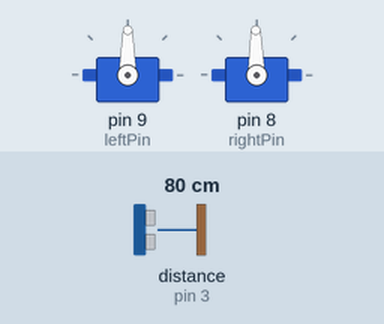
A sketch run on a simulated Arduino Uno, built with avr-gcc and run on an emulated ATmega328P. Parts: 2 × servo. Wiring (inferred from the names in the program): ultrasonic range finder: trigger pin 5; echo pin 3. Inputs (shaded band) come from the test bench; at power-on: distance to the obstacle (sensor on pin 3) 80 cm. The echo pulse lasts 58.3 µs per cm; what the sketch prints to the serial monitor is not drawn.

Above: at 0.1 s.
Timing chart, 0 to 1.6 s (numbered marks = the images above):
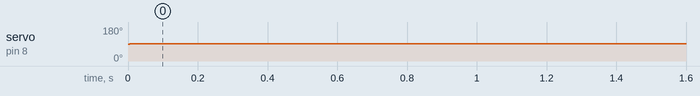

The sketch:

EgrThingThing.ino
```cpp
enum class States {
    PowerOn,
    Drive,
    Blocked,
    Sleep,
    SleepBlocked,
};

class StateMachine {
    uint64_t timeIn = 0;
    States currentState = States::PowerOn;

public:
    void changeState(States state) {
        timeIn = 0;
        currentState = state;
    }
    States getState() {
        return currentState;
    }
    uint64_t getTime() {
        return timeIn;
    }
    void incTime(int time) {
        timeIn += time;
    }
    void sleep(int time) {
        incTime(time);
        delay(time);
    }
};

#include <Servo.h>
const int trigPin = 5;
const int echoPin = 3;
const int leftPin = 9;
const int rightPin = 8;
const int sigStop = 90;
const int sigFwd = 180;
Servo left;
Servo right;
void spinLeft() {
    left.write(sigFwd);
}
void stopLeft() {
    left.write(sigStop);
}
void spinRight() {
    right.write(0);
}
void stopRight() {
    right.write(91);
}
void reverseRight() {
    right.write(180);
}

double calDist() {
    digitalWrite(trigPin, LOW);
    delayMicroseconds(2);
    digitalWrite(trigPin, HIGH);
    delayMicroseconds(10);
    digitalWrite(trigPin, LOW);
    long duration = pulseIn(echoPin, HIGH);
    double distance = duration / 74.0 / 2.0;
    return distance;
}

StateMachine state;
void setup() {
    Serial.begin(9600);
    pinMode(trigPin, OUTPUT);
    pinMode(echoPin, INPUT);
    // pinMode(leftPin, OUTPUT);
    // pinMode(rightPin, OUTPUT);
    // for (int i = 2; i <= 10; i++) {
    //     pinMode(i, OUTPUT);
    // }
    // digitalWrite(leftPin, HIGH);
    left.attach(leftPin);
    right.attach(rightPin);
    // delay(10000);
    // left.attach(9);
    Serial.println("yo");
    // right.attach(10);
}

int i = 0;
void loop() {
    double dist = calDist();
    switch (state.getState()) {
    case States::PowerOn:
        stopLeft();
        stopRight();
        if (dist < 4 && state.getTime() > 5000) {
            Serial.println("Switching to drive state");
            state.changeState(States::Drive);
        }
        break;
    case States::Drive:
        spinLeft();
        spinRight();
        if (dist < 4) {
            Serial.println("Switching to blocked state");
            state.changeState(States::Blocked);
        }
        break;
    case States::Blocked:
        spinLeft();
        reverseRight();
        if (dist > 4 && state.getTime() > 1000) {
            Serial.println("Switching to drive state");
            state.changeState(States::Drive);
        }
        if (state.getTime() > 5000) {
            Serial.println("Switching to sleep state");
            state.changeState(States::Sleep);
        }
        break;
    case States::Sleep:
        stopLeft();
        stopRight();
        state.sleep(100);
        if (dist < 4 && state.getTime() > 5000) {
            Serial.println("Switching to sleep block state");
            state.changeState(States::SleepBlocked);
        }
        break;
    case States::SleepBlocked:
        if (dist > 4) {
            Serial.println("Switching to sleep state");
            state.changeState(States::Sleep);
        }
        if (state.getTime() > 2000) {
            Serial.println("Switching to drive state");
            state.changeState(States::Drive);
        }
        break;
    }
    state.sleep(50);
}
```

Measured:
- by itself, servo on pin 8 (rightPin): 90° → 91° at 0.01 s
